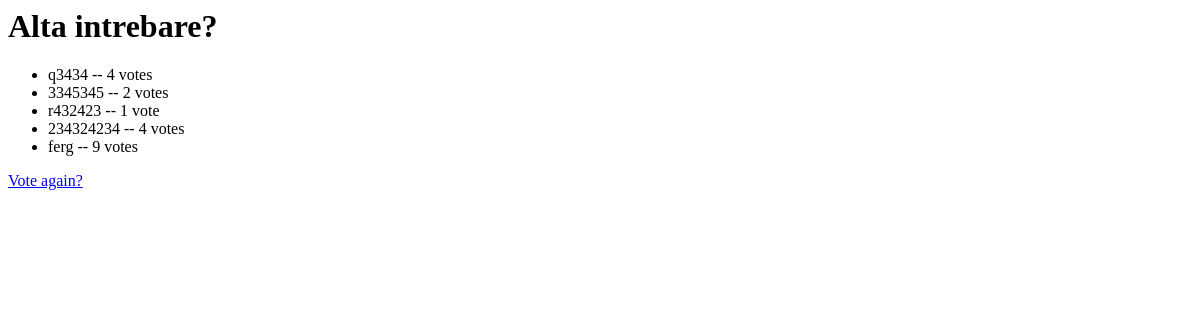
The page /polls/2/results/ on the database as committed earlier.
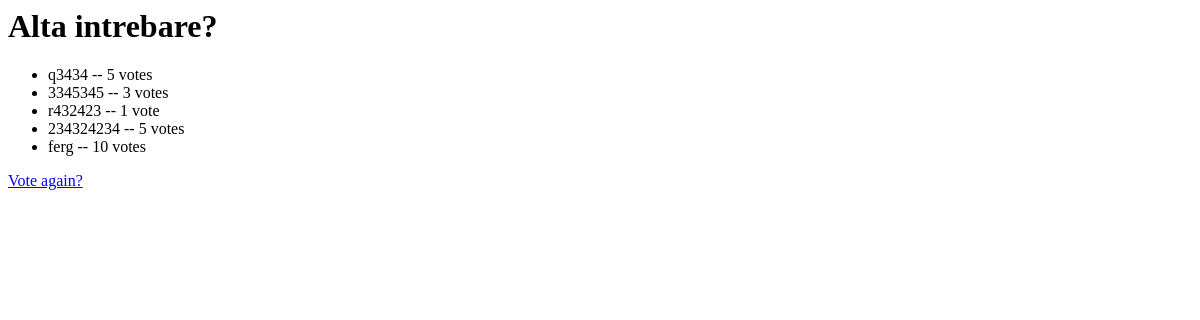
The same page on the database as committed later.
### polls/models.py (models this page shows, shortened)
class Question(models.Model):
	question_text = models.CharField(max_length=200)
	pub_date = models.DateTimeField('date published')
	def was_published_recently(self):
		return self.pub_date >= timezone.now() - datetime.timedelta(days=1)
	was_published_recently.admin_order_field = 'pub_date'
	was_published_recently.boolean = True
	was_published_recently.short_description = 'Published recently?'

class Choice(models.Model):
	question = models.ForeignKey(Question)
	choice_text = models.CharField(max_length=200)
	votes = models.IntegerField(default=0)

### polls/views.py (the view)
# urls.py: url(r'^(?P<pk>[0-9]+)/results/$', views.ResultsView.as_view(), name='results'),
class ResultsView(generic.DetailView):
    model = Question
    template_name = 'polls/results.html'

### polls/templates/polls/results.html
<h1>{{ question.question_text }}</h1>
<ul>
{% for choice in question.choice_set.all %}
    <li>{{ choice.choice_text }} -- {{ choice.votes }} vote{{ choice.votes|pluralize }}</li>
{% endfor %}
</ul>
<a href="{% url 'detail' question.id %}">Vote again?</a>

Rows that differ between the two databases and show on the page:
changed Choice (number 1 of 5 on the later page): votes "4" → "5"
changed Choice (number 2 of 5 on the later page): votes "2" → "3"
changed Choice (number 4 of 5 on the later page): votes "4" → "5"
changed Choice "ferg": votes "9" → "10"
